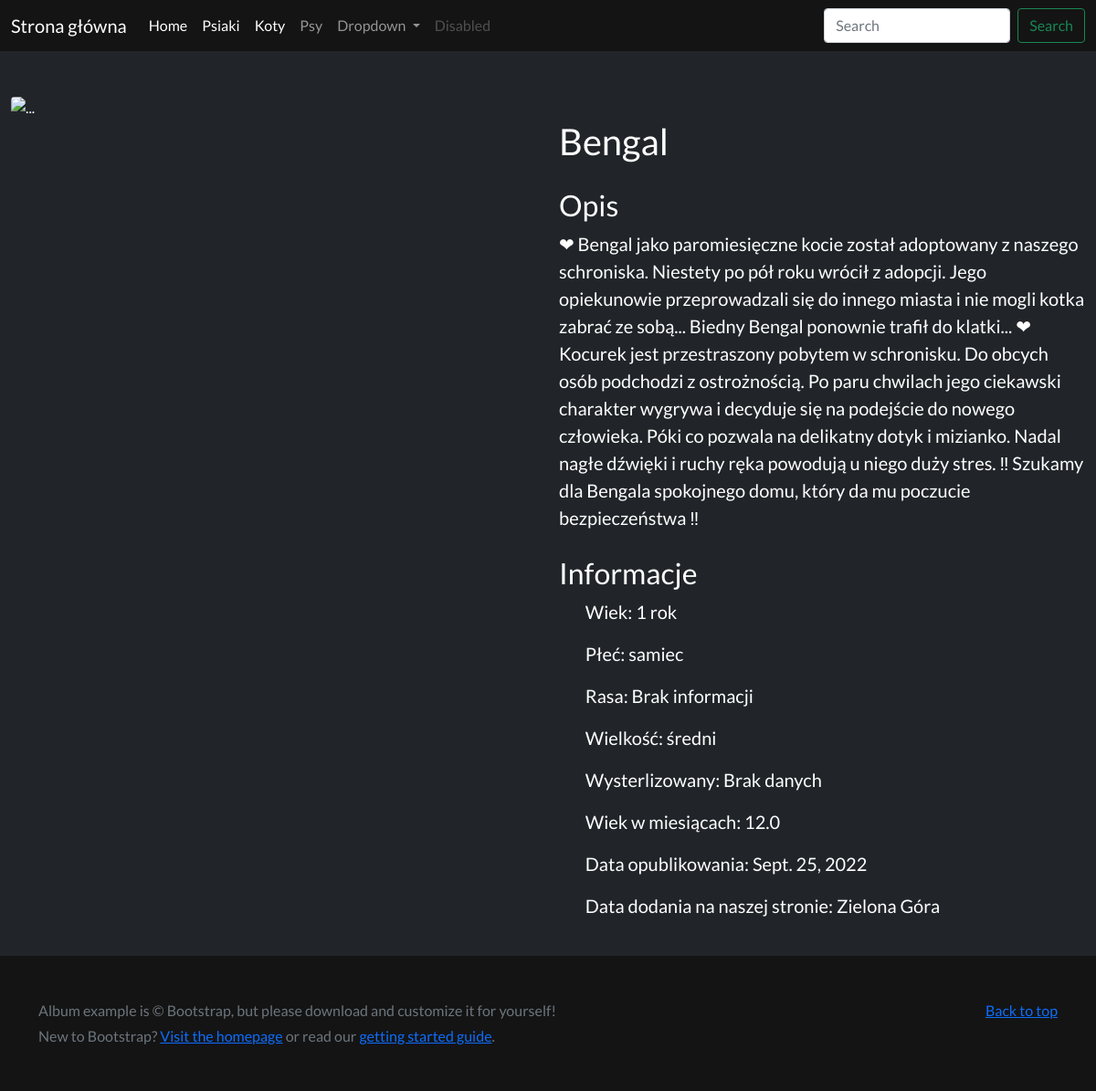
The app's page /animal/5/ with its own data.
### shelters/models.py (models this page shows, shortened)
class Animal(models.Model):
    name = models.CharField(max_length=200)
    age = models.CharField(max_length=200)
    age_in_months = models.FloatField(default=1000)
    sex = models.CharField(max_length=200)
    breed = models.CharField(max_length=200)
    description = models.CharField(max_length=5000)
    pictures = models.CharField(max_length=2000)
    shelter = models.ForeignKey(Shelter, on_delete=models.CASCADE)
    publication_date = models.DateField(max_length=200, choices=SIZE_CHOICES)
    size = models.CharField(max_length=200)
    link = models.CharField(max_length=200)
    animal_type = models.CharField(max_length=200)
    active = models.BooleanField(default=True)
    sterilized = models.CharField(max_length=200, default="Brak danych")
    valid = models.BooleanField(default=True)
    in_shelter_from = models.CharField(max_length=200, default="Brak danych")
    created_at = models.DateTimeField(auto_now_add=True)
    updated_at = models.DateTimeField(auto_now=True)
    def first_picture(self):
        return self.pictures.split(",")[0]

class Shelter(models.Model):
    name = models.CharField(max_length=200)
    address = models.CharField(max_length=200)
    city = models.CharField(max_length=200)
    phone = models.CharField(max_length=200)
    email = models.CharField(max_length=200)
    website = models.CharField(max_length=200, primary_key=True)
    active = models.BooleanField(default=True)
    created_at = models.DateTimeField(auto_now_add=True)
    updated_at = models.DateTimeField(auto_now=True)

### shelters/views.py (the view)
# urls.py: path("animal/<int:pk>/", AnimalDetailView.as_view()),
class AnimalDetailView(DetailView):
    model = Animal
    context_object_name = "animal"
    template_name = "shelters/animal_card.html"

### shelters/templates/shelters/animal_card.html (shortened to what this page needs)
{% extends 'shelters/base.html' %}
{% block content %}
<div class="container-fluid">
    <div class="row justify-content-center text-white">
        <div class="col-12 col-md-12 col-lg-6 mb-4 mt-5  justify-content-center" style="max-width: 90%;">
            <img src={{animal.first_picture}} class="rounded " alt="...">
        </div>
        <div class="col-12 col-md-12 col-lg-6 mb-4 mt-5">
            <h1 class="fs-1" style="text-align:left">{{animal.name}} </h1>
            <h2 class="fs-2" style="text-align:left">Opis </h2>
            <p class="fs-5" style="text-align:left; overflow: auto;">{{animal.description}} </p>
            <h2 class="fs-2" style="text-align:left">Informacje </h2>
            <p class="fs-5" style="text-align:left; padding-left: 5%;">Wiek: {{animal.age}} </p>
            <p class="fs-5" style="text-align:left; padding-left: 5%;">Płeć: {{animal.sex}} </p>
            <p class="fs-5" style="text-align:left; padding-left: 5%;">Rasa: {{animal.breed}} </p>
            <p class="fs-5" style="text-align:left; padding-left: 5%;">Wielkość: {{animal.size}} </p>
            <p class="fs-5" style="text-align:left; padding-left: 5%;">Wysterlizowany: {{animal.sterilized}} </p>
            <p class="fs-5" style="text-align:left; padding-left: 5%;">Wiek w miesiącach: {{animal.age_in_months}} </p>
            <p class="fs-5" style="text-align:left; padding-left: 5%;">Data opublikowania: {{animal.publication_date}}
            </p>
            <p class="fs-5" style="text-align:left; padding-left: 5%;">Data dodania na naszej stronie:
                {{animal.shelter.city}} </p>
        </div>
    </div>
</div>
{% endblock %}

### shelters/static/shelters/style.css (style rules this page uses)
img { width: 80%; height: 100%; object-fit: cover; }
body { min-height: 100vh; margin: 0; display: grid; grid-template-rows: auto 1fr auto; }

### shelters/templates/shelters/base.html (style rules this page uses)
body { font-family: 'Lato', sans-serif; }

### records on screen
Animal: name "Bengal", description "❤ Bengal jako paromiesięczne kocie został adoptowany z naszego schroniska. Niestety po pół roku wrócił z adopcji. Jego opiekunowie przeprowadzali się do innego miasta i nie mogli kotka zabrać ze sobą... Biedny Bengal ponownie trafił do klatki... ❤ Kocurek jest przestraszony pobytem w schronisku. Do obcych osób podchodzi z ostrożnością. Po paru chwilach jego ciekawski charakter wygrywa i decyduje się na podejście do nowego człowieka. Póki co pozwala na delikatny dotyk i mizianko. Nadal nagłe dźwięki i ruchy ręka powodują u niego duży stres. ‼ Szukamy dla Bengala spokojnego domu, który da mu poczucie bezpieczeństwa ‼", age "1 rok", sex "samiec", breed "Brak informacji", size "średni", sterilized "Brak danych", age_in_months "12.0", publication_date "Sept. 25, 2022", shelter.city "Zielona Góra"
